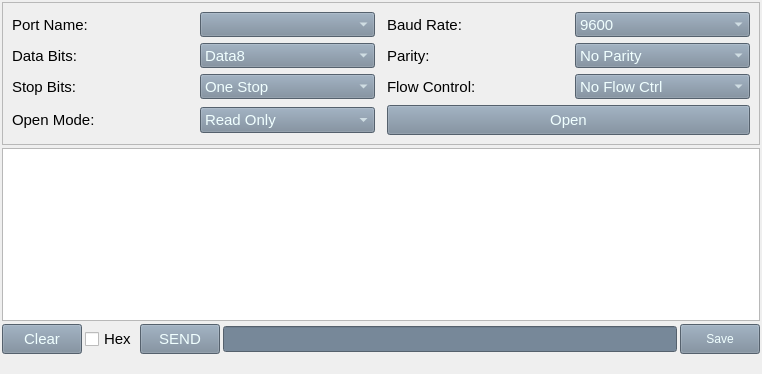
<?xml version="1.0" encoding="UTF-8"?>
<ui version="4.0">
 <class>WidgetSerialPort</class>
 <widget class="QWidget" name="WidgetSerialPort">
  <property name="geometry">
   <rect>
    <x>0</x>
    <y>0</y>
    <width>762</width>
    <height>374</height>
   </rect>
  </property>
  <property name="windowTitle">
   <string>Form</string>
  </property>
  <layout class="QVBoxLayout" name="verticalLayout">
   <property name="spacing">
    <number>3</number>
   </property>
   <property name="leftMargin">
    <number>2</number>
   </property>
   <property name="topMargin">
    <number>2</number>
   </property>
   <property name="rightMargin">
    <number>2</number>
   </property>
   <property name="bottomMargin">
    <number>2</number>
   </property>
   <item>
    <widget class="QFrame" name="frame">
     <property name="font">
      <font>
       <family>Arial</family>
       <pointsize>12</pointsize>
      </font>
     </property>
     <property name="frameShape">
      <enum>QFrame::StyledPanel</enum>
     </property>
     <property name="frameShadow">
      <enum>QFrame::Raised</enum>
     </property>
     <layout class="QGridLayout" name="gridLayout">
      <property name="horizontalSpacing">
       <number>12</number>
      </property>
      <property name="verticalSpacing">
       <number>6</number>
      </property>
      <item row="0" column="0">
       <widget class="QLabel" name="label">
        <property name="font">
         <font>
          <family>Arial</family>
          <pointsize>11</pointsize>
         </font>
        </property>
        <property name="text">
         <string>Port Name:</string>
        </property>
       </widget>
      </item>
      <item row="3" column="0">
       <widget class="QLabel" name="label_7">
        <property name="font">
         <font>
          <family>Arial</family>
          <pointsize>11</pointsize>
         </font>
        </property>
        <property name="text">
         <string>Open Mode:</string>
        </property>
       </widget>
      </item>
      <item row="1" column="1">
       <widget class="QComboBox" name="comboBox_DataBits">
        <property name="minimumSize">
         <size>
          <width>0</width>
          <height>25</height>
         </size>
        </property>
        <property name="font">
         <font>
          <family>Arial</family>
          <pointsize>11</pointsize>
         </font>
        </property>
        <property name="styleSheet">
         <string notr="true">QComboBox{
	combobox-popup: 0;
	background-color: rgb(119,136,153);
	color: rgb(240, 255, 255);
}
</string>
        </property>
        <property name="currentIndex">
         <number>3</number>
        </property>
        <property name="maxVisibleItems">
         <number>3</number>
        </property>
        <property name="maxCount">
         <number>10</number>
        </property>
        <item>
         <property name="text">
          <string>Data5</string>
         </property>
        </item>
        <item>
         <property name="text">
          <string>Data6</string>
         </property>
        </item>
        <item>
         <property name="text">
          <string>Data7</string>
         </property>
        </item>
        <item>
         <property name="text">
          <string>Data8</string>
         </property>
        </item>
       </widget>
      </item>
      <item row="2" column="2">
       <widget class="QLabel" name="label_6">
        <property name="font">
         <font>
          <family>Arial</family>
          <pointsize>11</pointsize>
         </font>
        </property>
        <property name="text">
         <string>Flow Control:</string>
        </property>
       </widget>
      </item>
      <item row="3" column="1">
       <widget class="QComboBox" name="comboBox_OpenMode">
        <property name="minimumSize">
         <size>
          <width>0</width>
          <height>25</height>
         </size>
        </property>
        <property name="font">
         <font>
          <family>Arial</family>
          <pointsize>11</pointsize>
         </font>
        </property>
        <property name="styleSheet">
         <string notr="true">QComboBox{
	combobox-popup: 0;
	background-color: rgb(119,136,153);
	color: rgb(240, 255, 255);
}</string>
        </property>
        <property name="maxVisibleItems">
         <number>3</number>
        </property>
        <property name="maxCount">
         <number>10</number>
        </property>
        <item>
         <property name="text">
          <string>Read Only</string>
         </property>
        </item>
        <item>
         <property name="text">
          <string>Write Only</string>
         </property>
        </item>
        <item>
         <property name="text">
          <string>Read Write</string>
         </property>
        </item>
       </widget>
      </item>
      <item row="0" column="2">
       <widget class="QLabel" name="label_2">
        <property name="font">
         <font>
          <family>Arial</family>
          <pointsize>11</pointsize>
         </font>
        </property>
        <property name="text">
         <string>Baud Rate:</string>
        </property>
       </widget>
      </item>
      <item row="1" column="0">
       <widget class="QLabel" name="label_3">
        <property name="font">
         <font>
          <family>Arial</family>
          <pointsize>11</pointsize>
         </font>
        </property>
        <property name="text">
         <string>Data Bits:</string>
        </property>
       </widget>
      </item>
      <item row="0" column="1">
       <widget class="QComboBox" name="comboBox_PortList">
        <property name="minimumSize">
         <size>
          <width>0</width>
          <height>25</height>
         </size>
        </property>
        <property name="font">
         <font>
          <family>Arial</family>
          <pointsize>11</pointsize>
         </font>
        </property>
        <property name="styleSheet">
         <string notr="true">QComboBox{
	combobox-popup: 0;
	background-color: rgb(119,136,153);
	color: rgb(240, 255, 255);
}</string>
        </property>
        <property name="maxVisibleItems">
         <number>5</number>
        </property>
        <property name="maxCount">
         <number>100</number>
        </property>
       </widget>
      </item>
      <item row="1" column="2">
       <widget class="QLabel" name="label_4">
        <property name="font">
         <font>
          <family>Arial</family>
          <pointsize>11</pointsize>
         </font>
        </property>
        <property name="text">
         <string>Parity:</string>
        </property>
       </widget>
      </item>
      <item row="2" column="3">
       <widget class="QComboBox" name="comboBox_FlowControl">
        <property name="minimumSize">
         <size>
          <width>0</width>
          <height>25</height>
         </size>
        </property>
        <property name="font">
         <font>
          <family>Arial</family>
          <pointsize>11</pointsize>
         </font>
        </property>
        <property name="styleSheet">
         <string notr="true">QComboBox{
	combobox-popup: 0;
	background-color: rgb(119,136,153);
	color: rgb(240, 255, 255);
}</string>
        </property>
        <property name="maxVisibleItems">
         <number>3</number>
        </property>
        <property name="maxCount">
         <number>10</number>
        </property>
        <item>
         <property name="text">
          <string>No Flow Ctrl</string>
         </property>
        </item>
        <item>
         <property name="text">
          <string>Hardware Ctrl</string>
         </property>
        </item>
        <item>
         <property name="text">
          <string>Software Ctrl</string>
         </property>
        </item>
       </widget>
      </item>
      <item row="1" column="3">
       <widget class="QComboBox" name="comboBox_Parity">
        <property name="minimumSize">
         <size>
          <width>0</width>
          <height>25</height>
         </size>
        </property>
        <property name="font">
         <font>
          <family>Arial</family>
          <pointsize>11</pointsize>
         </font>
        </property>
        <property name="styleSheet">
         <string notr="true">QComboBox{
	combobox-popup: 0;
	background-color: rgb(119,136,153);
	color: rgb(240, 255, 255);
}</string>
        </property>
        <property name="maxVisibleItems">
         <number>3</number>
        </property>
        <property name="maxCount">
         <number>10</number>
        </property>
        <item>
         <property name="text">
          <string>No Parity</string>
         </property>
        </item>
        <item>
         <property name="text">
          <string>Even Parity</string>
         </property>
        </item>
        <item>
         <property name="text">
          <string>Odd Parity</string>
         </property>
        </item>
        <item>
         <property name="text">
          <string>Space Parity</string>
         </property>
        </item>
        <item>
         <property name="text">
          <string>Mark Parity</string>
         </property>
        </item>
       </widget>
      </item>
      <item row="0" column="3">
       <widget class="QComboBox" name="comboBox_BaudRate">
        <property name="minimumSize">
         <size>
          <width>0</width>
          <height>25</height>
         </size>
        </property>
        <property name="font">
         <font>
          <family>Arial</family>
          <pointsize>11</pointsize>
         </font>
        </property>
        <property name="styleSheet">
         <string notr="true">QComboBox{
	combobox-popup: 0;
	background-color: rgb(119,136,153);
	color: rgb(240, 255, 255);
}</string>
        </property>
        <property name="currentIndex">
         <number>3</number>
        </property>
        <property name="maxVisibleItems">
         <number>3</number>
        </property>
        <property name="maxCount">
         <number>10</number>
        </property>
        <item>
         <property name="text">
          <string>1200</string>
         </property>
        </item>
        <item>
         <property name="text">
          <string>2400</string>
         </property>
        </item>
        <item>
         <property name="text">
          <string>4800</string>
         </property>
        </item>
        <item>
         <property name="text">
          <string>9600</string>
         </property>
        </item>
        <item>
         <property name="text">
          <string>19200</string>
         </property>
        </item>
        <item>
         <property name="text">
          <string>38400</string>
         </property>
        </item>
        <item>
         <property name="text">
          <string>57600</string>
         </property>
        </item>
        <item>
         <property name="text">
          <string>115200</string>
         </property>
        </item>
       </widget>
      </item>
      <item row="2" column="1">
       <widget class="QComboBox" name="comboBox_StopBits">
        <property name="minimumSize">
         <size>
          <width>0</width>
          <height>25</height>
         </size>
        </property>
        <property name="font">
         <font>
          <family>Arial</family>
          <pointsize>11</pointsize>
         </font>
        </property>
        <property name="styleSheet">
         <string notr="true">QComboBox{
	combobox-popup: 0;
	background-color: rgb(119,136,153);
	color: rgb(240, 255, 255);
}</string>
        </property>
        <property name="maxVisibleItems">
         <number>3</number>
        </property>
        <property name="maxCount">
         <number>10</number>
        </property>
        <item>
         <property name="text">
          <string>One Stop</string>
         </property>
        </item>
        <item>
         <property name="text">
          <string>Two Stop</string>
         </property>
        </item>
        <item>
         <property name="text">
          <string>One &amp; Half Stop</string>
         </property>
        </item>
       </widget>
      </item>
      <item row="2" column="0">
       <widget class="QLabel" name="label_5">
        <property name="font">
         <font>
          <family>Arial</family>
          <pointsize>11</pointsize>
         </font>
        </property>
        <property name="text">
         <string>Stop Bits:</string>
        </property>
       </widget>
      </item>
      <item row="3" column="2" colspan="2">
       <widget class="QPushButton" name="pushButton_Open">
        <property name="minimumSize">
         <size>
          <width>0</width>
          <height>30</height>
         </size>
        </property>
        <property name="font">
         <font>
          <family>Arial</family>
          <pointsize>11</pointsize>
         </font>
        </property>
        <property name="styleSheet">
         <string notr="true">background-color: rgb(119,136,153);
color: rgb(240, 255, 255);</string>
        </property>
        <property name="text">
         <string>Open</string>
        </property>
       </widget>
      </item>
     </layout>
    </widget>
   </item>
   <item>
    <widget class="QPlainTextEdit" name="plainTextEdit">
     <property name="font">
      <font>
       <family>Arial</family>
       <pointsize>11</pointsize>
      </font>
     </property>
     <property name="readOnly">
      <bool>true</bool>
     </property>
    </widget>
   </item>
   <item>
    <layout class="QHBoxLayout" name="horizontalLayout">
     <item>
      <widget class="QPushButton" name="pushButton_Clear">
       <property name="minimumSize">
        <size>
         <width>0</width>
         <height>30</height>
        </size>
       </property>
       <property name="font">
        <font>
         <family>Arial</family>
         <pointsize>11</pointsize>
        </font>
       </property>
       <property name="styleSheet">
        <string notr="true">background-color: rgb(119,136,153);
color: rgb(240, 255, 255);</string>
       </property>
       <property name="text">
        <string>Clear</string>
       </property>
      </widget>
     </item>
     <item>
      <widget class="QCheckBox" name="checkBox_Hex">
       <property name="font">
        <font>
         <family>Arial</family>
         <pointsize>11</pointsize>
        </font>
       </property>
       <property name="text">
        <string>Hex</string>
       </property>
      </widget>
     </item>
     <item>
      <widget class="QPushButton" name="pushButton_Send">
       <property name="minimumSize">
        <size>
         <width>0</width>
         <height>30</height>
        </size>
       </property>
       <property name="font">
        <font>
         <family>Arial</family>
         <pointsize>11</pointsize>
        </font>
       </property>
       <property name="styleSheet">
        <string notr="true">background-color: rgb(119,136,153);
color: rgb(240, 255, 255);</string>
       </property>
       <property name="text">
        <string>SEND</string>
       </property>
      </widget>
     </item>
     <item>
      <widget class="QLineEdit" name="lineEdit">
       <property name="font">
        <font>
         <family>Arial</family>
         <pointsize>11</pointsize>
        </font>
       </property>
       <property name="styleSheet">
        <string notr="true">background-color: rgb(119,136,153);
color: rgb(240, 255, 255);</string>
       </property>
      </widget>
     </item>
     <item>
      <widget class="QPushButton" name="pushButton_Save">
       <property name="minimumSize">
        <size>
         <width>0</width>
         <height>30</height>
        </size>
       </property>
       <property name="font">
        <font>
         <family>Arial</family>
        </font>
       </property>
       <property name="styleSheet">
        <string notr="true">background-color: rgb(119,136,153);
color: rgb(240, 255, 255);</string>
       </property>
       <property name="text">
        <string>Save</string>
       </property>
      </widget>
     </item>
    </layout>
   </item>
   <item>
    <widget class="QLabel" name="label_Status">
     <property name="minimumSize">
      <size>
       <width>0</width>
       <height>15</height>
      </size>
     </property>
     <property name="maximumSize">
      <size>
       <width>16777215</width>
       <height>15</height>
      </size>
     </property>
     <property name="font">
      <font>
       <pointsize>9</pointsize>
      </font>
     </property>
     <property name="text">
      <string/>
     </property>
    </widget>
   </item>
  </layout>
 </widget>
 <resources/>
 <connections/>
</ui>
